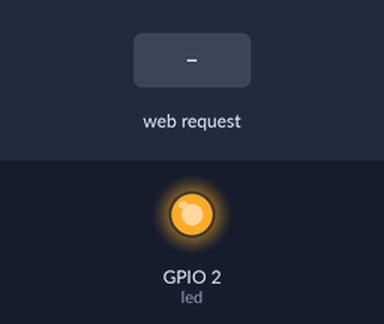
A sketch run on a simulated ESP8266 (NodeMCU). Shown: output pins drawn as LEDs (lit = HIGH). The test bench sets the inputs (shaded band). WiFi joins after 1.5 s; servers stay silent unless stated; what the sketch prints to the serial monitor is not drawn.

Above: at 2.8 s.
2.9 s: HTTP request GET /o received
At 4.5 s:
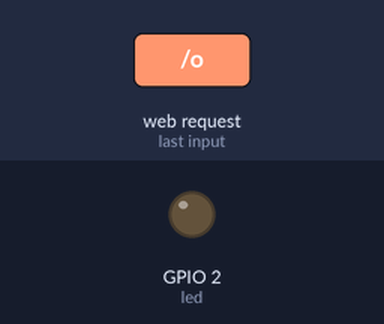
5.4 s: HTTP request GET /f received
At 7.7 s:
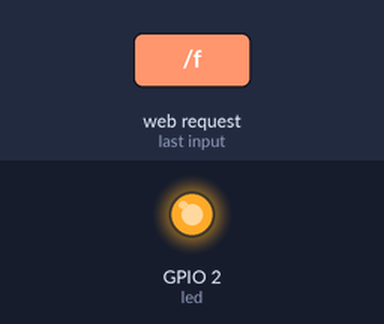
Timing chart, 0 to 9.2 s (numbered marks = the images above; inputs shaded):
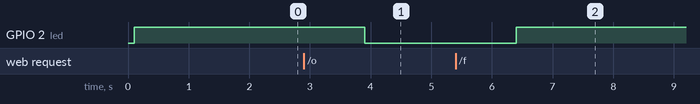

Measured:
- after the input at 2.9 s, GPIO 2 (led): HIGH → LOW after 1.0 s
- after the input at 5.4 s, GPIO 2 (led): LOW → HIGH after 1.0 s

The sketch:

only_esp8266.ino
```cpp
#include <ESP8266WiFi.h>

const char* ssid = "HUAWEI-6tDg";
const char* password = "961912409846";

WiFiServer server(6000);
int led = 2;

void setup()
{
  Serial.begin(115200);
  delay(100);

  pinMode(led,OUTPUT);
  digitalWrite(led,1);

  Serial.println();
  Serial.println();
  Serial.print("Connecting to ");
  Serial.println(ssid);

  WiFi.begin(ssid,password);

  while (WiFi.status() != WL_CONNECTED)
  {
    delay(250);
    Serial.print(".");
  }
  //Serial.println("");
  //Serial.println("WiFi Connected.");

  server.begin();
  Serial.println("Server Started");

  Serial.println(WiFi.localIP());
}

void loop()
{
  WiFiClient client = server.available();
  if (!client)
  {
    return;
  }

  Serial.println("new client");

  while (!client.available())
  {
    delay(1);
  }

  String req = client.readStringUntil('\r');
  Serial.println(req);
  client.flush();

  //-----------------------------------------
  if (req.indexOf("o") != -1)
  {
    delay(1000);
    digitalWrite(led,0);
    delay(1000);
  }
 // delay(10);
  else if (req.indexOf("f") != -1)
  {
    delay(1000);
    digitalWrite(led,1);
  }
  //-----------------------------------------
  client.flush();
  //-----------------------------------------
/*
  String s = "HTTP/1.1 200 OK\r\nContent-Type: text/html\r\n\r\n";
  s += "<head>";
  s += "<meta charset=\"utf-8\">";
  s += "<meta name=\"viewport\" content=\"width=device-width, initial-scale=1\">";
  s += "<script src=\"https://code.jquery.com/jquery-2.1.3.min.js\"></script>";
  s += "<link rel=\"stylesheet\" href=\"https://maxcdn.bootstrapcdn.com/bootstrap/3.3.4/css/bootstrap.min.css\">";
  s += "</head>";

  s += "<div class=\"container\">";
  s += "<h1>Device Control</h1>";
  s += "<div class=\"row\">";

  s += "<div class=\"col-md-2\"><input class=\"btn btn-block btn-lg btn-success\"style=\"font-size:28px;border-radius:100%;height:100px;width:100px;\"type=\"button\" value=\"ON\" onclick=\"on()\"></div>";
  s += "<div class=\"col-md-2\"><input class=\"btn btn-block btn-lg btn-danger\"style=\"font-size:28px;border-radius:100%;height:100px;width:100px;\" type=\"button\" value=\"OFF\" onclick=\"off()\"></div>";
  s += "</div></div>";

  s += "<script>function on() {$.get(\"/on\");}</script>";
  s += "<script>function off() {$.get(\"/off\");}</script>";
*/
  //client.print(s);
  delay(1);

  Serial.println("disconnected");


}
```
